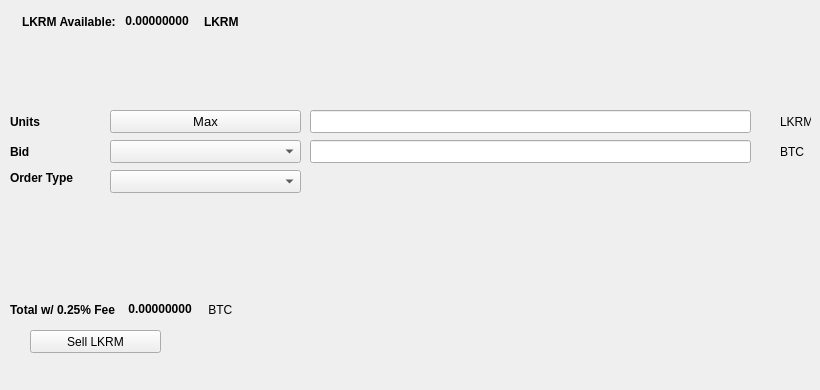
   <widget class="QWidget" name="SellTab">
    <attribute name="title">
     <string>Sell</string>
    </attribute>
    <widget class="QLabel" name="label_16">
     <property name="geometry">
      <rect>
       <x>780</x>
       <y>140</y>
       <width>31</width>
       <height>23</height>
      </rect>
     </property>
     <property name="text">
      <string>BTC</string>
     </property>
    </widget>
    <widget class="QComboBox" name="SellBidcomboBox">
     <property name="geometry">
      <rect>
       <x>110</x>
       <y>140</y>
       <width>191</width>
       <height>23</height>
      </rect>
     </property>
     <property name="font">
      <font>
       <pointsize>10</pointsize>
      </font>
     </property>
    </widget>
    <widget class="QLabel" name="label_18">
     <property name="geometry">
      <rect>
       <x>10</x>
       <y>110</y>
       <width>46</width>
       <height>23</height>
      </rect>
     </property>
     <property name="font">
      <font>
       <weight>75</weight>
       <bold>true</bold>
      </font>
     </property>
     <property name="text">
      <string>Units</string>
     </property>
    </widget>
    <widget class="QPushButton" name="Sell_Max_Amount">
     <property name="geometry">
      <rect>
       <x>110</x>
       <y>110</y>
       <width>191</width>
       <height>23</height>
      </rect>
     </property>
     <property name="font">
      <font>
       <pointsize>10</pointsize>
      </font>
     </property>
     <property name="text">
      <string>Max</string>
     </property>
    </widget>
    <widget class="QLabel" name="label_20">
     <property name="geometry">
      <rect>
       <x>10</x>
       <y>170</y>
       <width>91</width>
       <height>16</height>
      </rect>
     </property>
     <property name="font">
      <font>
       <weight>75</weight>
       <bold>true</bold>
      </font>
     </property>
     <property name="text">
      <string>Order Type</string>
     </property>
    </widget>
    <widget class="QComboBox" name="SellOrdertypeCombo">
     <property name="geometry">
      <rect>
       <x>110</x>
       <y>170</y>
       <width>191</width>
       <height>23</height>
      </rect>
     </property>
     <property name="font">
      <font>
       <pointsize>10</pointsize>
      </font>
     </property>
    </widget>
    <widget class="QLabel" name="label_21">
     <property name="geometry">
      <rect>
       <x>10</x>
       <y>140</y>
       <width>46</width>
       <height>23</height>
      </rect>
     </property>
     <property name="font">
      <font>
       <weight>75</weight>
       <bold>true</bold>
      </font>
     </property>
     <property name="text">
      <string>Bid</string>
     </property>
    </widget>
    <widget class="QLabel" name="label_22">
     <property name="geometry">
      <rect>
       <x>780</x>
       <y>110</y>
       <width>31</width>
       <height>23</height>
      </rect>
     </property>
     <property name="text">
      <string>LKRM</string>
     </property>
    </widget>
    <widget class="QLineEdit" name="UnitsInputLKRM">
     <property name="geometry">
      <rect>
       <x>310</x>
       <y>110</y>
       <width>441</width>
       <height>23</height>
      </rect>
     </property>
     <property name="font">
      <font>
       <pointsize>9</pointsize>
       <weight>75</weight>
       <bold>true</bold>
      </font>
     </property>
    </widget>
    <widget class="QLineEdit" name="SellBidPriceEdit">
     <property name="geometry">
      <rect>
       <x>310</x>
       <y>140</y>
       <width>441</width>
       <height>23</height>
      </rect>
     </property>
     <property name="font">
      <font>
       <pointsize>9</pointsize>
       <weight>75</weight>
       <bold>true</bold>
      </font>
     </property>
    </widget>
    <widget class="QPushButton" name="SellLKRMBTN">
     <property name="geometry">
      <rect>
       <x>30</x>
       <y>330</y>
       <width>131</width>
       <height>23</height>
      </rect>
     </property>
     <property name="text">
      <string>Sell LKRM</string>
     </property>
     <property name="icon">
      <iconset resource="../lkrm">
       <normaloff>:/icons/bitcoin</normaloff>:/icons/bitcoin</iconset>
     </property>
    </widget>
    <widget class="QWidget" name="layoutWidget3">
     <property name="geometry">
      <rect>
       <x>22</x>
       <y>12</y>
       <width>258</width>
       <height>19</height>
      </rect>
     </property>
     <layout class="QHBoxLayout" name="horizontalLayout">
      <item>
       <widget class="QLabel" name="label232_2">
        <property name="font">
         <font>
          <weight>75</weight>
          <bold>true</bold>
         </font>
        </property>
        <property name="text">
         <string>LKRM Available:</string>
        </property>
       </widget>
      </item>
      <item>
       <widget class="QLabel" name="LKRMAvailableLabel">
        <property name="palette">
         <palette>
          <active>
           <colorrole role="WindowText">
            <brush brushstyle="SolidPattern">
             <color alpha="255">
              <red>0</red>
              <green>0</green>
              <blue>0</blue>
             </color>
            </brush>
           </colorrole>
           <colorrole role="Button">
            <brush brushstyle="SolidPattern">
             <color alpha="255">
              <red>0</red>
              <green>170</green>
              <blue>0</blue>
             </color>
            </brush>
           </colorrole>
           <colorrole role="Light">
            <brush brushstyle="SolidPattern">
             <color alpha="255">
              <red>0</red>
              <green>255</green>
              <blue>0</blue>
             </color>
            </brush>
           </colorrole>
           <colorrole role="Midlight">
            <brush brushstyle="SolidPattern">
             <color alpha="255">
              <red>0</red>
              <green>212</green>
              <blue>0</blue>
             </color>
            </brush>
           </colorrole>
           <colorrole role="Dark">
            <brush brushstyle="SolidPattern">
             <color alpha="255">
              <red>0</red>
              <green>85</green>
              <blue>0</blue>
             </color>
            </brush>
           </colorrole>
           <colorrole role="Mid">
            <brush brushstyle="SolidPattern">
             <color alpha="255">
              <red>0</red>
              <green>113</green>
              <blue>0</blue>
             </color>
            </brush>
           </colorrole>
           <colorrole role="Text">
            <brush brushstyle="SolidPattern">
             <color alpha="255">
              <red>0</red>
              <green>170</green>
              <blue>0</blue>
             </color>
            </brush>
           </colorrole>
           <colorrole role="BrightText">
            <brush brushstyle="SolidPattern">
             <color alpha="255">
              <red>255</red>
              <green>255</green>
              <blue>255</blue>
             </color>
            </brush>
           </colorrole>
           <colorrole role="ButtonText">
            <brush brushstyle="SolidPattern">
             <color alpha="255">
              <red>0</red>
              <green>0</green>
              <blue>0</blue>
             </color>
            </brush>
           </colorrole>
           <colorrole role="Base">
            <brush brushstyle="SolidPattern">
             <color alpha="255">
              <red>255</red>
              <green>255</green>
              <blue>255</blue>
             </color>
            </brush>
           </colorrole>
           <colorrole role="Window">
            <brush brushstyle="SolidPattern">
             <color alpha="255">
              <red>0</red>
              <green>170</green>
              <blue>0</blue>
             </color>
            </brush>
           </colorrole>
           <colorrole role="Shadow">
            <brush brushstyle="SolidPattern">
             <color alpha="255">
              <red>0</red>
              <green>0</green>
              <blue>0</blue>
             </color>
            </brush>
           </colorrole>
           <colorrole role="AlternateBase">
            <brush brushstyle="SolidPattern">
             <color alpha="255">
              <red>127</red>
              <green>212</green>
              <blue>127</blue>
             </color>
            </brush>
           </colorrole>
           <colorrole role="ToolTipBase">
            <brush brushstyle="SolidPattern">
             <color alpha="255">
              <red>255</red>
              <green>255</green>
              <blue>220</blue>
             </color>
            </brush>
           </colorrole>
           <colorrole role="ToolTipText">
            <brush brushstyle="SolidPattern">
             <color alpha="255">
              <red>0</red>
              <green>0</green>
              <blue>0</blue>
             </color>
            </brush>
           </colorrole>
          </active>
          <inactive>
           <colorrole role="WindowText">
            <brush brushstyle="SolidPattern">
             <color alpha="255">
              <red>0</red>
              <green>0</green>
              <blue>0</blue>
             </color>
            </brush>
           </colorrole>
           <colorrole role="Button">
            <brush brushstyle="SolidPattern">
             <color alpha="255">
              <red>0</red>
              <green>170</green>
              <blue>0</blue>
             </color>
            </brush>
           </colorrole>
           <colorrole role="Light">
            <brush brushstyle="SolidPattern">
             <color alpha="255">
              <red>0</red>
              <green>255</green>
              <blue>0</blue>
             </color>
            </brush>
           </colorrole>
           <colorrole role="Midlight">
            <brush brushstyle="SolidPattern">
             <color alpha="255">
              <red>0</red>
              <green>212</green>
              <blue>0</blue>
             </color>
            </brush>
           </colorrole>
           <colorrole role="Dark">
            <brush brushstyle="SolidPattern">
             <color alpha="255">
              <red>0</red>
              <green>85</green>
              <blue>0</blue>
             </color>
            </brush>
           </colorrole>
           <colorrole role="Mid">
            <brush brushstyle="SolidPattern">
             <color alpha="255">
              <red>0</red>
              <green>113</green>
              <blue>0</blue>
             </color>
            </brush>
           </colorrole>
           <colorrole role="Text">
            <brush brushstyle="SolidPattern">
             <color alpha="255">
              <red>0</red>
              <green>170</green>
              <blue>0</blue>
             </color>
            </brush>
           </colorrole>
           <colorrole role="BrightText">
            <brush brushstyle="SolidPattern">
             <color alpha="255">
              <red>255</red>
              <green>255</green>
              <blue>255</blue>
             </color>
            </brush>
           </colorrole>
           <colorrole role="ButtonText">
            <brush brushstyle="SolidPattern">
             <color alpha="255">
              <red>0</red>
              <green>0</green>
              <blue>0</blue>
             </color>
            </brush>
           </colorrole>
           <colorrole role="Base">
            <brush brushstyle="SolidPattern">
             <color alpha="255">
              <red>255</red>
              <green>255</green>
              <blue>255</blue>
             </color>
            </brush>
           </colorrole>
           <colorrole role="Window">
            <brush brushstyle="SolidPattern">
             <color alpha="255">
              <red>0</red>
              <green>170</green>
              <blue>0</blue>
             </color>
            </brush>
           </colorrole>
           <colorrole role="Shadow">
            <brush brushstyle="SolidPattern">
             <color alpha="255">
              <red>0</red>
              <green>0</green>
              <blue>0</blue>
             </color>
            </brush>
           </colorrole>
           <colorrole role="AlternateBase">
            <brush brushstyle="SolidPattern">
             <color alpha="255">
              <red>127</red>
              <green>212</green>
              <blue>127</blue>
             </color>
            </brush>
           </colorrole>
           <colorrole role="ToolTipBase">
            <brush brushstyle="SolidPattern">
             <color alpha="255">
              <red>255</red>
              <green>255</green>
              <blue>220</blue>
             </color>
            </brush>
           </colorrole>
           <colorrole role="ToolTipText">
            <brush brushstyle="SolidPattern">
             <color alpha="255">
              <red>0</red>
              <green>0</green>
              <blue>0</blue>
             </color>
            </brush>
           </colorrole>
          </inactive>
          <disabled>
           <colorrole role="WindowText">
            <brush brushstyle="SolidPattern">
             <color alpha="255">
              <red>0</red>
              <green>85</green>
              <blue>0</blue>
             </color>
            </brush>
           </colorrole>
           <colorrole role="Button">
            <brush brushstyle="SolidPattern">
             <color alpha="255">
              <red>0</red>
              <green>170</green>
              <blue>0</blue>
             </color>
            </brush>
           </colorrole>
           <colorrole role="Light">
            <brush brushstyle="SolidPattern">
             <color alpha="255">
              <red>0</red>
              <green>255</green>
              <blue>0</blue>
             </color>
            </brush>
           </colorrole>
           <colorrole role="Midlight">
            <brush brushstyle="SolidPattern">
             <color alpha="255">
              <red>0</red>
              <green>212</green>
              <blue>0</blue>
             </color>
            </brush>
           </colorrole>
           <colorrole role="Dark">
            <brush brushstyle="SolidPattern">
             <color alpha="255">
              <red>0</red>
              <green>85</green>
              <blue>0</blue>
             </color>
            </brush>
           </colorrole>
           <colorrole role="Mid">
            <brush brushstyle="SolidPattern">
             <color alpha="255">
              <red>0</red>
              <green>113</green>
              <blue>0</blue>
             </color>
            </brush>
           </colorrole>
           <colorrole role="Text">
            <brush brushstyle="SolidPattern">
             <color alpha="255">
              <red>0</red>
              <green>85</green>
              <blue>0</blue>
             </color>
            </brush>
           </colorrole>
           <colorrole role="BrightText">
            <brush brushstyle="SolidPattern">
             <color alpha="255">
              <red>255</red>
              <green>255</green>
              <blue>255</blue>
             </color>
            </brush>
           </colorrole>
           <colorrole role="ButtonText">
            <brush brushstyle="SolidPattern">
             <color alpha="255">
              <red>0</red>
              <green>85</green>
              <blue>0</blue>
             </color>
            </brush>
           </colorrole>
           <colorrole role="Base">
            <brush brushstyle="SolidPattern">
             <color alpha="255">
              <red>0</red>
              <green>170</green>
              <blue>0</blue>
             </color>
            </brush>
           </colorrole>
           <colorrole role="Window">
            <brush brushstyle="SolidPattern">
             <color alpha="255">
              <red>0</red>
              <green>170</green>
              <blue>0</blue>
             </color>
            </brush>
           </colorrole>
           <colorrole role="Shadow">
            <brush brushstyle="SolidPattern">
             <color alpha="255">
              <red>0</red>
              <green>0</green>
              <blue>0</blue>
             </color>
            </brush>
           </colorrole>
           <colorrole role="AlternateBase">
            <brush brushstyle="SolidPattern">
             <color alpha="255">
              <red>0</red>
              <green>170</green>
              <blue>0</blue>
             </color>
            </brush>
           </colorrole>
           <colorrole role="ToolTipBase">
            <brush brushstyle="SolidPattern">
             <color alpha="255">
              <red>255</red>
              <green>255</green>
              <blue>220</blue>
             </color>
            </brush>
           </colorrole>
           <colorrole role="ToolTipText">
            <brush brushstyle="SolidPattern">
             <color alpha="255">
              <red>0</red>
              <green>0</green>
              <blue>0</blue>
             </color>
            </brush>
           </colorrole>
          </disabled>
         </palette>
        </property>
        <property name="font">
         <font>
          <weight>75</weight>
          <bold>true</bold>
         </font>
        </property>
        <property name="text">
         <string> 0.00000000 </string>
        </property>
        <property name="textInteractionFlags">
         <set>Qt::LinksAccessibleByMouse|Qt::TextSelectableByKeyboard|Qt::TextSelectableByMouse</set>
        </property>
       </widget>
      </item>
      <item>
       <widget class="QLabel" name="labelLKRM">
        <property name="font">
         <font>
          <weight>75</weight>
          <bold>true</bold>
         </font>
        </property>
        <property name="text">
         <string>LKRM</string>
        </property>
       </widget>
      </item>
     </layout>
    </widget>
    <widget class="QWidget" name="layoutWidget">
     <property name="geometry">
      <rect>
       <x>10</x>
       <y>300</y>
       <width>268</width>
       <height>19</height>
      </rect>
     </property>
     <layout class="QHBoxLayout" name="horizontalLayout_2">
      <item>
       <widget class="QLabel" name="label_19">
        <property name="font">
         <font>
          <weight>75</weight>
          <bold>true</bold>
         </font>
        </property>
        <property name="text">
         <string>Total w/ 0.25% Fee </string>
        </property>
       </widget>
      </item>
      <item>
       <widget class="QLabel" name="SellCostLabel">
        <property name="palette">
         <palette>
          <active>
           <colorrole role="WindowText">
            <brush brushstyle="SolidPattern">
             <color alpha="255">
              <red>0</red>
              <green>0</green>
              <blue>0</blue>
             </color>
            </brush>
           </colorrole>
           <colorrole role="Button">
            <brush brushstyle="SolidPattern">
             <color alpha="255">
              <red>0</red>
              <green>170</green>
              <blue>0</blue>
             </color>
            </brush>
           </colorrole>
           <colorrole role="Light">
            <brush brushstyle="SolidPattern">
             <color alpha="255">
              <red>0</red>
              <green>255</green>
              <blue>0</blue>
             </color>
            </brush>
           </colorrole>
           <colorrole role="Midlight">
            <brush brushstyle="SolidPattern">
             <color alpha="255">
              <red>0</red>
              <green>212</green>
              <blue>0</blue>
             </color>
            </brush>
           </colorrole>
           <colorrole role="Dark">
            <brush brushstyle="SolidPattern">
             <color alpha="255">
              <red>0</red>
              <green>85</green>
              <blue>0</blue>
             </color>
            </brush>
           </colorrole>
           <colorrole role="Mid">
            <brush brushstyle="SolidPattern">
             <color alpha="255">
              <red>0</red>
              <green>113</green>
              <blue>0</blue>
             </color>
            </brush>
           </colorrole>
           <colorrole role="Text">
            <brush brushstyle="SolidPattern">
             <color alpha="255">
              <red>0</red>
              <green>170</green>
              <blue>0</blue>
             </color>
            </brush>
           </colorrole>
           <colorrole role="BrightText">
            <brush brushstyle="SolidPattern">
             <color alpha="255">
              <red>255</red>
              <green>255</green>
              <blue>255</blue>
             </color>
            </brush>
           </colorrole>
           <colorrole role="ButtonText">
            <brush brushstyle="SolidPattern">
             <color alpha="255">
              <red>0</red>
              <green>0</green>
              <blue>0</blue>
             </color>
            </brush>
           </colorrole>
           <colorrole role="Base">
            <brush brushstyle="SolidPattern">
             <color alpha="255">
              <red>255</red>
              <green>255</green>
              <blue>255</blue>
             </color>
            </brush>
           </colorrole>
           <colorrole role="Window">
            <brush brushstyle="SolidPattern">
             <color alpha="255">
              <red>0</red>
              <green>170</green>
              <blue>0</blue>
             </color>
            </brush>
           </colorrole>
           <colorrole role="Shadow">
            <brush brushstyle="SolidPattern">
             <color alpha="255">
              <red>0</red>
              <green>0</green>
              <blue>0</blue>
             </color>
            </brush>
           </colorrole>
           <colorrole role="AlternateBase">
            <brush brushstyle="SolidPattern">
             <color alpha="255">
              <red>127</red>
              <green>212</green>
              <blue>127</blue>
             </color>
            </brush>
           </colorrole>
           <colorrole role="ToolTipBase">
            <brush brushstyle="SolidPattern">
             <color alpha="255">
              <red>255</red>
              <green>255</green>
              <blue>220</blue>
             </color>
            </brush>
           </colorrole>
           <colorrole role="ToolTipText">
            <brush brushstyle="SolidPattern">
             <color alpha="255">
              <red>0</red>
              <green>0</green>
              <blue>0</blue>
             </color>
            </brush>
           </colorrole>
          </active>
          <inactive>
           <colorrole role="WindowText">
            <brush brushstyle="SolidPattern">
             <color alpha="255">
              <red>0</red>
              <green>0</green>
              <blue>0</blue>
             </color>
            </brush>
           </colorrole>
           <colorrole role="Button">
            <brush brushstyle="SolidPattern">
             <color alpha="255">
              <red>0</red>
              <green>170</green>
              <blue>0</blue>
             </color>
            </brush>
           </colorrole>
           <colorrole role="Light">
            <brush brushstyle="SolidPattern">
             <color alpha="255">
              <red>0</red>
              <green>255</green>
              <blue>0</blue>
             </color>
            </brush>
           </colorrole>
           <colorrole role="Midlight">
            <brush brushstyle="SolidPattern">
             <color alpha="255">
              <red>0</red>
              <green>212</green>
              <blue>0</blue>
             </color>
            </brush>
           </colorrole>
           <colorrole role="Dark">
            <brush brushstyle="SolidPattern">
             <color alpha="255">
              <red>0</red>
              <green>85</green>
              <blue>0</blue>
             </color>
            </brush>
           </colorrole>
           <colorrole role="Mid">
            <brush brushstyle="SolidPattern">
             <color alpha="255">
              <red>0</red>
              <green>113</green>
              <blue>0</blue>
             </color>
            </brush>
           </colorrole>
           <colorrole role="Text">
            <brush brushstyle="SolidPattern">
             <color alpha="255">
              <red>0</red>
              <green>170</green>
              <blue>0</blue>
             </color>
            </brush>
           </colorrole>
           <colorrole role="BrightText">
            <brush brushstyle="SolidPattern">
             <color alpha="255">
              <red>255</red>
              <green>255</green>
              <blue>255</blue>
             </color>
            </brush>
           </colorrole>
           <colorrole role="ButtonText">
            <brush brushstyle="SolidPattern">
             <color alpha="255">
              <red>0</red>
              <green>0</green>
              <blue>0</blue>
             </color>
            </brush>
           </colorrole>
           <colorrole role="Base">
            <brush brushstyle="SolidPattern">
             <color alpha="255">
              <red>255</red>
              <green>255</green>
              <blue>255</blue>
             </color>
            </brush>
           </colorrole>
           <colorrole role="Window">
            <brush brushstyle="SolidPattern">
             <color alpha="255">
              <red>0</red>
              <green>170</green>
              <blue>0</blue>
             </color>
            </brush>
           </colorrole>
           <colorrole role="Shadow">
            <brush brushstyle="SolidPattern">
             <color alpha="255">
              <red>0</red>
              <green>0</green>
              <blue>0</blue>
             </color>
            </brush>
           </colorrole>
           <colorrole role="AlternateBase">
            <brush brushstyle="SolidPattern">
             <color alpha="255">
              <red>127</red>
              <green>212</green>
              <blue>127</blue>
             </color>
            </brush>
           </colorrole>
           <colorrole role="ToolTipBase">
            <brush brushstyle="SolidPattern">
             <color alpha="255">
              <red>255</red>
              <green>255</green>
              <blue>220</blue>
             </color>
            </brush>
           </colorrole>
           <colorrole role="ToolTipText">
            <brush brushstyle="SolidPattern">
             <color alpha="255">
              <red>0</red>
              <green>0</green>
              <blue>0</blue>
             </color>
            </brush>
           </colorrole>
          </inactive>
          <disabled>
           <colorrole role="WindowText">
            <brush brushstyle="SolidPattern">
             <color alpha="255">
              <red>0</red>
              <green>85</green>
              <blue>0</blue>
             </color>
            </brush>
           </colorrole>
           <colorrole role="Button">
            <brush brushstyle="SolidPattern">
             <color alpha="255">
              <red>0</red>
              <green>170</green>
              <blue>0</blue>
             </color>
            </brush>
           </colorrole>
           <colorrole role="Light">
            <brush brushstyle="SolidPattern">
             <color alpha="255">
              <red>0</red>
              <green>255</green>
              <blue>0</blue>
             </color>
            </brush>
           </colorrole>
           <colorrole role="Midlight">
            <brush brushstyle="SolidPattern">
             <color alpha="255">
              <red>0</red>
              <green>212</green>
              <blue>0</blue>
             </color>
            </brush>
           </colorrole>
           <colorrole role="Dark">
            <brush brushstyle="SolidPattern">
             <color alpha="255">
              <red>0</red>
              <green>85</green>
              <blue>0</blue>
             </color>
            </brush>
           </colorrole>
           <colorrole role="Mid">
            <brush brushstyle="SolidPattern">
             <color alpha="255">
              <red>0</red>
              <green>113</green>
              <blue>0</blue>
             </color>
            </brush>
           </colorrole>
           <colorrole role="Text">
            <brush brushstyle="SolidPattern">
             <color alpha="255">
              <red>0</red>
              <green>85</green>
              <blue>0</blue>
             </color>
            </brush>
           </colorrole>
           <colorrole role="BrightText">
            <brush brushstyle="SolidPattern">
             <color alpha="255">
              <red>255</red>
              <green>255</green>
              <blue>255</blue>
             </color>
            </brush>
           </colorrole>
           <colorrole role="ButtonText">
            <brush brushstyle="SolidPattern">
             <color alpha="255">
              <red>0</red>
              <green>85</green>
              <blue>0</blue>
             </color>
            </brush>
           </colorrole>
           <colorrole role="Base">
            <brush brushstyle="SolidPattern">
             <color alpha="255">
              <red>0</red>
              <green>170</green>
              <blue>0</blue>
             </color>
            </brush>
           </colorrole>
           <colorrole role="Window">
            <brush brushstyle="SolidPattern">
             <color alpha="255">
              <red>0</red>
              <green>170</green>
              <blue>0</blue>
             </color>
            </brush>
           </colorrole>
           <colorrole role="Shadow">
            <brush brushstyle="SolidPattern">
             <color alpha="255">
              <red>0</red>
              <green>0</green>
              <blue>0</blue>
             </color>
            </brush>
           </colorrole>
           <colorrole role="AlternateBase">
            <brush brushstyle="SolidPattern">
             <color alpha="255">
              <red>0</red>
              <green>170</green>
              <blue>0</blue>
             </color>
            </brush>
           </colorrole>
           <colorrole role="ToolTipBase">
            <brush brushstyle="SolidPattern">
             <color alpha="255">
              <red>255</red>
              <green>255</green>
              <blue>220</blue>
             </color>
            </brush>
           </colorrole>
           <colorrole role="ToolTipText">
            <brush brushstyle="SolidPattern">
             <color alpha="255">
              <red>0</red>
              <green>0</green>
              <blue>0</blue>
             </color>
            </brush>
           </colorrole>
          </disabled>
         </palette>
        </property>
        <property name="font">
         <font>
          <weight>75</weight>
          <bold>true</bold>
         </font>
        </property>
        <property name="autoFillBackground">
         <bool>false</bool>
        </property>
        <property name="text">
         <string> 0.00000000</string>
        </property>
        <property name="textInteractionFlags">
         <set>Qt::LinksAccessibleByMouse|Qt::TextSelectableByMouse</set>
        </property>
       </widget>
      </item>
      <item>
       <widget class="QLabel" name="label_17">
        <property name="font">
         <font>
          <weight>50</weight>
          <bold>false</bold>
         </font>
        </property>
        <property name="text">
         <string> BTC</string>
        </property>
       </widget>
      </item>
     </layout>
    </widget>
    <widget class="QLabel" name="label_23">
     <property name="geometry">
      <rect>
       <x>460</x>
       <y>300</y>
       <width>281</width>
       <height>81</height>
      </rect>
     </property>
     <property name="text">
      <string/>
     </property>
     <property name="pixmap">
      <pixmap>:/images/bittrex</pixmap>
     </property>
    </widget>
   </widget>
